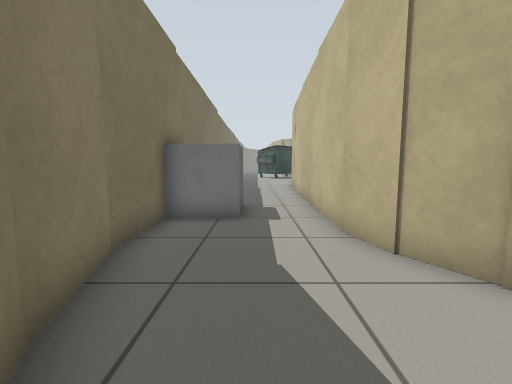
view 1 (above)

23 first-person views from a walk through a robot-simulator world made for Gazebo. The camera is 0.72 m above the floor, tilts 6° down and sees 90° across. Floor lines are 1 m apart. The floor is counted in squares, 0.5 m on a side. Each view is taken from the middle of a square. On the plan, view 1 faces up. The plan holds only what a view shows up to about 13 squares ahead; the rest is blank. The place goes on beyond the plan. Robots are left out. Simple patterns stand in for the simulator's built-in surfaces. Some surface patterns are stand-ins.

view 2
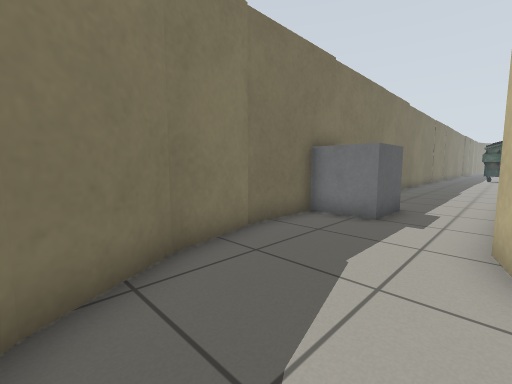

view 3
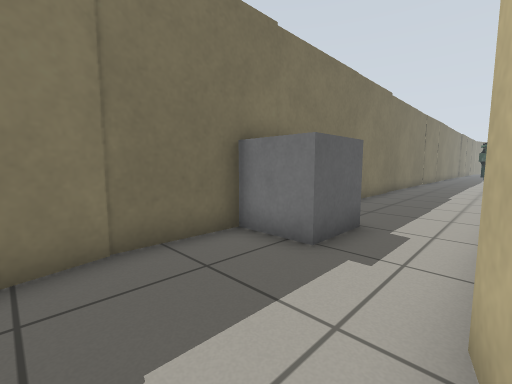

view 4
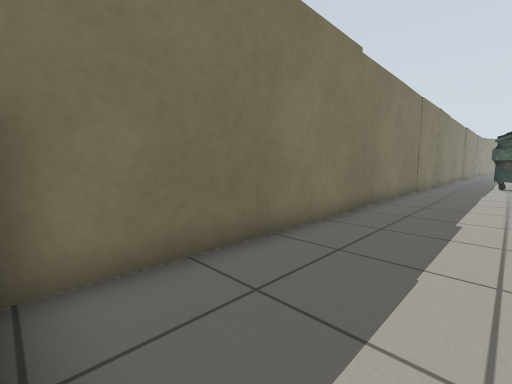

view 5
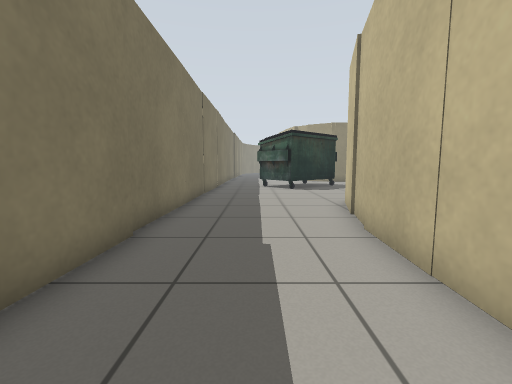

view 6
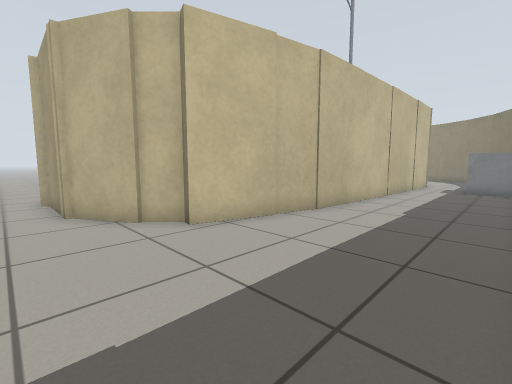

view 7
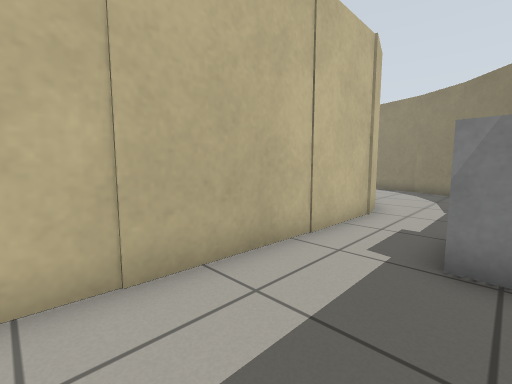

view 8
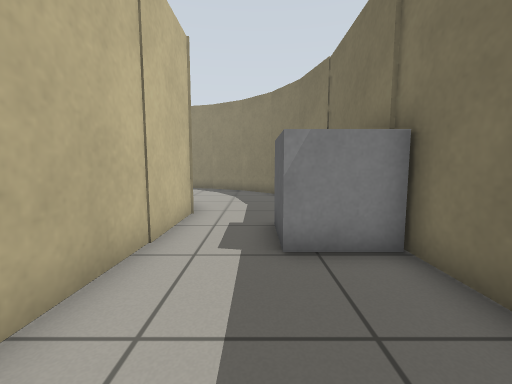

view 9
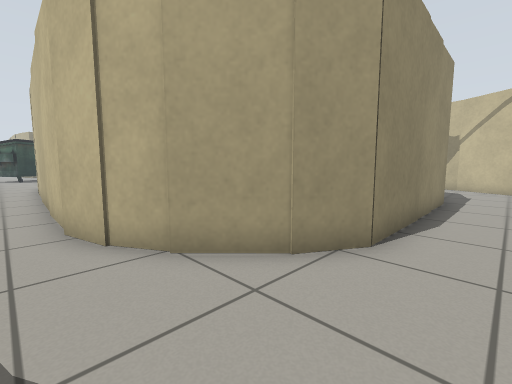

view 10
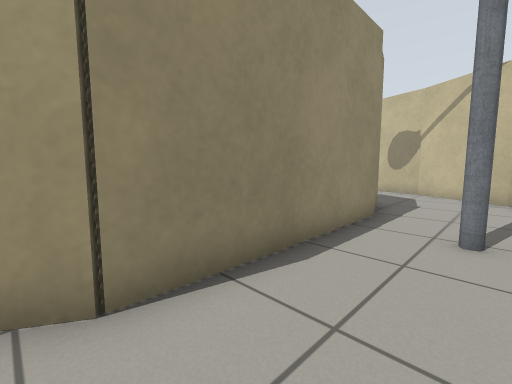

view 11
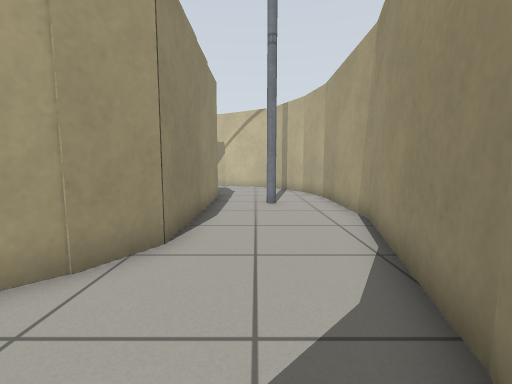

view 12
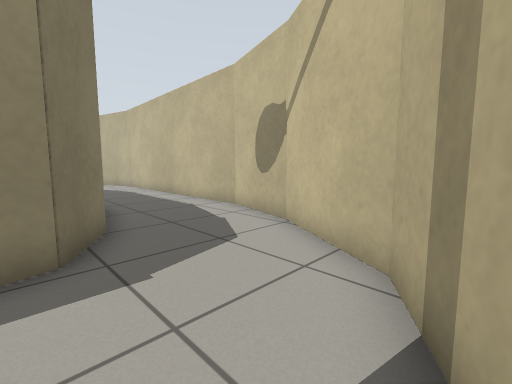

view 13
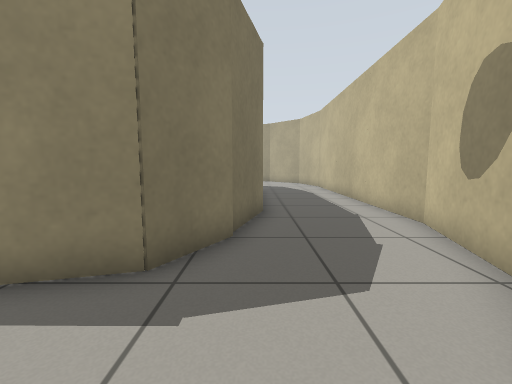

view 14
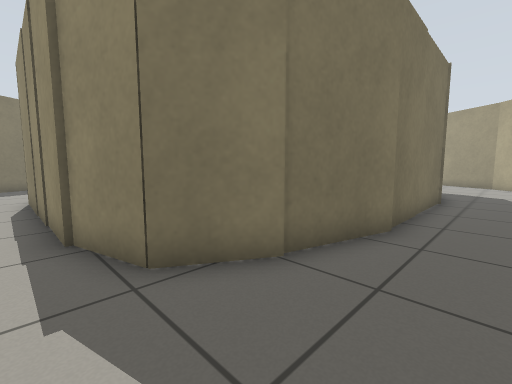

view 15
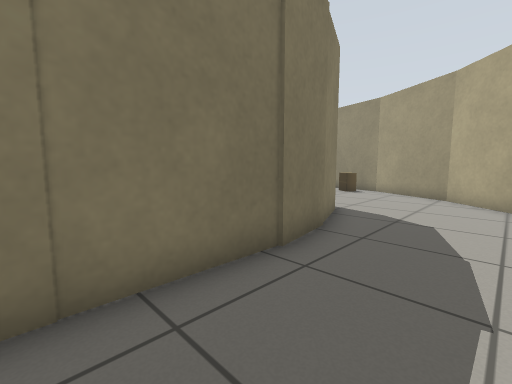

view 16
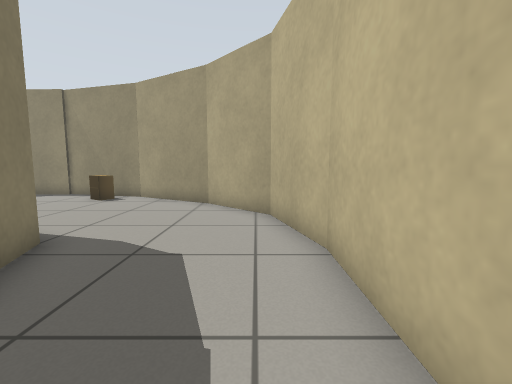

view 17
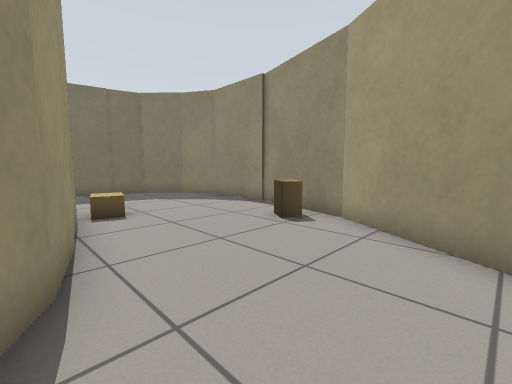

view 18
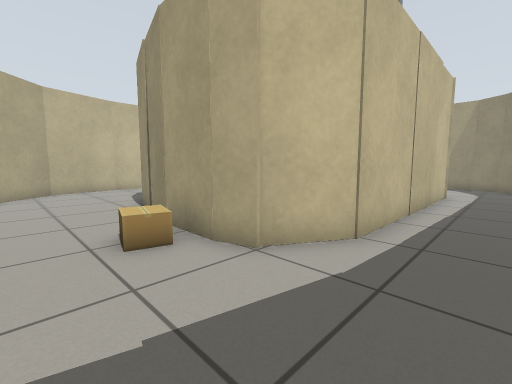

view 19
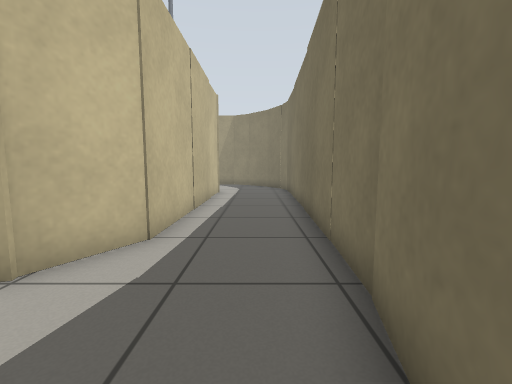

view 20
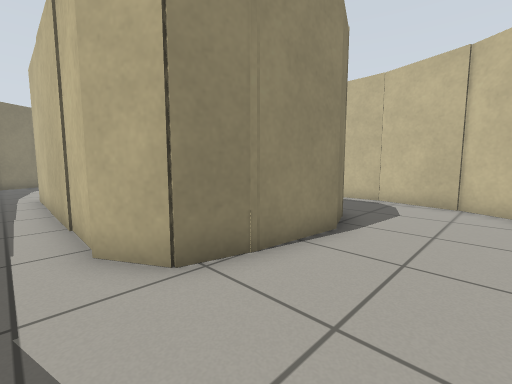

view 21
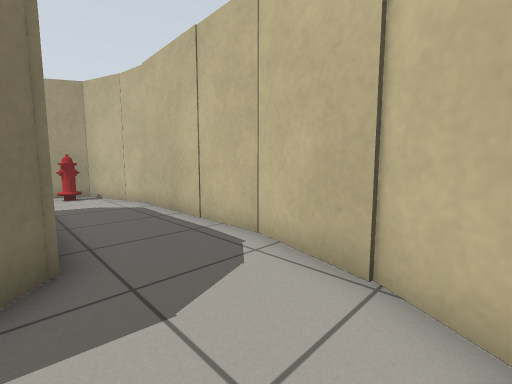

view 22
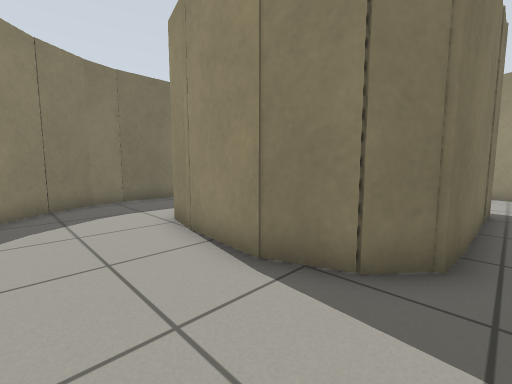

view 23
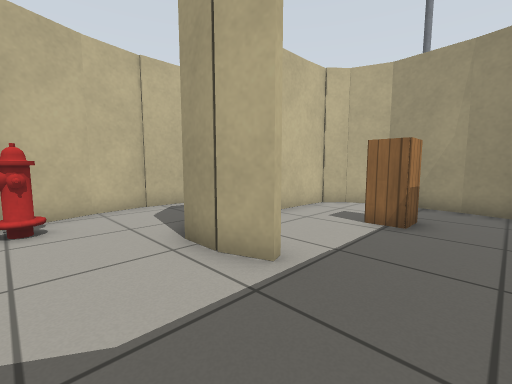

### Floor plan
Ten units are one square. View 1 is at (0, 0); x grows to the right and y downward. Boxes are objects, and circles mark ways between rooms. Rooms are numbered by the first view taken in them; rooms with no view inside come last. Other rooms are left out.
<svg viewBox="-31 -256 238 296">
<path fill="none" stroke="#000" d="M-25 -172 -26 -40M23 -176 34 -218 38 -217 46 -225M-25 -217 -25 -174M19 -55 23 -177M44 -226 67 -239M-24 -42 -18 -19 -7 0M23 -40 18 -56M-26 -251 -26 -214M29 -29 23 -41M-8 -1 7 15 19 22M126 -6 55 -7 42 -14M155 31 175 20 194 -12M156 -32 145 -14 125 -8M43 -15 29 -29M26 26 58 35M193 -12 196 -22M19 22 27 27M136 -163 144 -159M150 -156 157 -137M159 -135 162 -114M99 -173 137 -163M173 -205 137 -226M138 -226 98 -237M161 -115 161 -62M79 -172 100 -172M202 -153 194 -183 172 -206M99 -235 67 -236 50 -226M60 -151 71 -170 81 -172M51 -227 36 -211 27 -173M162 -60 154 -31M202 -41 202 -154M196 -22 202 -43M81 -49 66 -52 60 -64 60 -151M32 -30 45 -17M25 -44 33 -30M23 -79 22 -54 25 -42M128 -104 125 -62 117 -53 102 -47 78 -50M145 -19 153 -32M126 -113 126 -103M151 -31 159 -59M158 -57 159 -115M159 -114 156 -132M156 -131 148 -153M27 -173 21 -80M94 -122 104 -125 115 -125M130 -162 124 -163M148 -153 135 -161M79 -52 102 -50 115 -55 121 -63M68 -55 80 -52M122 -61 123 -86"/>
<rect x="-25" y="-95" width="30" height="30" fill="#bbb"><title>other object</title></rect>
<rect x="105" y="15" width="10" height="10" fill="#bbb"><title>lamp</title></rect>
<rect x="75" y="-195" width="20" height="20" fill="#bbb"><title>cardboard box</title></rect>
<rect x="115" y="-225" width="20" height="20" fill="#bbb"><title>cardboard box</title></rect>
<rect x="135" y="-155" width="10" height="10" fill="#bbb"><title>fire hydrant</title></rect>
<rect x="85" y="-95" width="20" height="20" fill="#bbb"><title>cabinet</title></rect>
<circle cx="30" cy="0" r="3" fill="#2a7"/>
<circle cx="175" cy="-25" r="3" fill="#2a7"/>
<circle cx="45" cy="-165" r="3" fill="#2a7"/>
<circle cx="137" cy="-130" r="3" fill="#2a7"/>
<circle cx="80" cy="-120" r="3" fill="#2a7"/>
<text x="0" y="-140">1</text>
<text x="110" y="10">2</text>
<text x="140" y="-170">3</text>
<text x="60" y="-50">4</text>
<text x="100" y="-140">5</text>
<text x="90" y="-90">6</text>
</svg>
Room 1 opens to room 2. Room 2 opens to room 3. Room 3 opens to room 4. Room 4 opens to room 5. Room 5 opens to room 6.

Where each view was taken, in squares from view 1:
view 1: 0 up, 0 right, facing up
view 2: 0 up, 2 right, facing up-left
view 3: 3 up, 2 right, facing up-left
view 4: 9 up, 1 right, facing up-left
view 5: 12 up, 0 right, facing up
view 6: 25 up, 2 left, facing down-right
view 7: 13 up, 1 left, facing down-right
view 8: 13 up, 0 right, facing down
view 9: 1 down, 1 right, facing up-right
view 10: 2 down, 5 right, facing up-right
view 11: 1 down, 1 right, facing right
view 12: 3 down, 14 right, facing up-right
view 13: 2 down, 16 right, facing up
view 14: 0 up, 18 right, facing up-left
view 15: 8 up, 19 right, facing up-left
view 16: 11 up, 19 right, facing up
view 17: 16 up, 17 right, facing up-left
view 18: 20 up, 4 right, facing down-right
view 19: 20 up, 4 right, facing down
view 20: 2 up, 5 right, facing up-right
view 21: 2 up, 12 right, facing up-right
view 22: 2 up, 13 right, facing up-left
view 23: 15 up, 7 right, facing down-right
